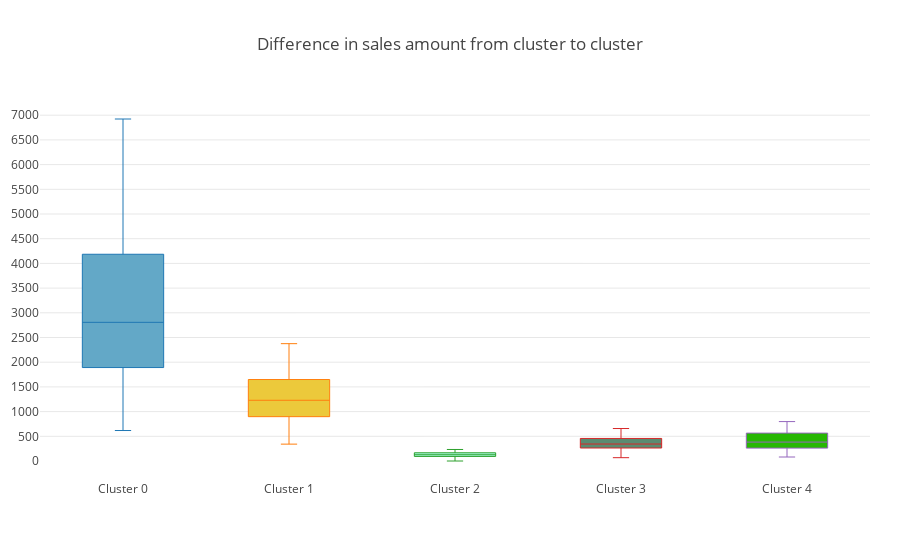

The notebook cell saved with this chart:
### Code cell
plotly_boxplot_segments(5,80,customer_history_df_copy,'amount','cluster5_labels')

### Figure 1 — Plotly figure (JSON) as saved in the notebook; plotly's stock layout.template omitted (floating-point values rounded to 4 significant figures; data arrays with more than 128 entries replaced by an {"elided": "..."} marker saying what was removed)
{"data": [{"boxpoints": false, "fillcolor": "rgba(98.80908179725749,167.53171298845257,198.86206310979813,227.88794030936688)", "jitter": 0.5, "line": {"width": 1}, "marker": {"size": 2}, "name": "Cluster 0", "type": "box", "whiskerwidth": 0.2, "y": {"elided": "481 float values"}}, {"boxpoints": false, "fillcolor": "rgba(235.56793545164797,200.72221807648634,58.64978479396393,94.8999556836283)", "jitter": 0.5, "line": {"width": 1}, "marker": {"size": 2}, "name": "Cluster 1", "type": "box", "whiskerwidth": 0.2, "y": {"elided": "774 float values"}}, {"boxpoints": false, "fillcolor": "rgba(169.6546905663844,250.06166531226327,226.9929856498434,111.6992073211479)", "jitter": 0.5, "line": {"width": 1}, "marker": {"size": 2}, "name": "Cluster 2", "type": "box", "whiskerwidth": 0.2, "y": {"elided": "486 float values"}}, {"boxpoints": false, "fillcolor": "rgba(89.61229206629986,139.04766779642674,113.12477775706894,189.08264273498693)", "jitter": 0.5, "line": {"width": 1}, "marker": {"size": 2}, "name": "Cluster 3", "type": "box", "whiskerwidth": 0.2, "y": {"elided": "864 float values"}}, {"boxpoints": false, "fillcolor": "rgba(38.91051998035988,183.00445946582042,2.795363468424447,203.64234716678692)", "jitter": 0.5, "line": {"width": 1}, "marker": {"size": 2}, "name": "Cluster 4", "type": "box", "whiskerwidth": 0.2, "y": {"elided": "530 float values"}}], "layout": {"margin": {"b": 80, "l": 40, "r": 30, "t": 100}, "paper_bgcolor": "white", "plot_bgcolor": "white", "showlegend": false, "title": "Difference in sales amount from cluster to cluster", "yaxis": {"autorange": true, "dtick": 500, "gridcolor": "black", "gridwidth": 0.1, "showgrid": true, "zeroline": true, "zerolinecolor": "rgb(255, 255, 255)", "zerolinewidth": 2}}}
